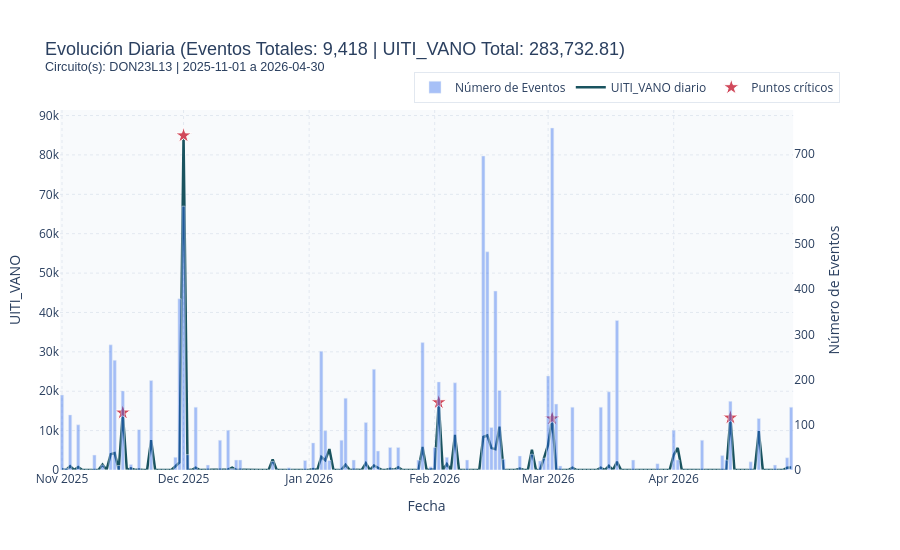

The code cell stored with this chart in its notebook:
### Code cell
fig_critical = plot_interactive_critical_points(
    daily_df,
    critical_points,
    selected_circuitos=selected_circuitos_effective,
    start_date=start_effective,
    end_date=end_effective,
)
fig_critical.show()

### Figure 1 — Plotly figure (JSON) as saved in the notebook; plotly's stock layout.template omitted (floating-point values rounded to 4 significant figures; data arrays with more than 128 entries replaced by an {"elided": "..."} marker saying what was removed)
{"data": [{"hovertemplate": "Fecha: %{x|%Y-%m-%d}<br>Eventos: %{y}<extra></extra>", "marker": {"color": "rgba(37, 99, 235, 0.4)"}, "name": "Número de Eventos", "type": "bar", "x": {"elided": "181 str values"}, "xaxis": "x", "y": {"elided": "181 int values"}, "yaxis": "y2"}, {"hovertemplate": "Fecha: %{x|%Y-%m-%d}<br>UITI_VANO: %{y:.2f}<extra></extra>", "line": {"color": "#19535F", "width": 2.5}, "mode": "lines", "name": "UITI_VANO diario", "type": "scatter", "x": {"elided": "181 str values"}, "xaxis": "x", "y": {"elided": "181 float values"}, "yaxis": "y"}, {"hovertemplate": "<b>Punto Crítico</b><br>Fecha: %{x|%Y-%m-%d}<br>UITI_VANO: %{y:.2f}<extra></extra>", "marker": {"color": "#D1495B", "line": {"color": "white", "width": 1}, "size": 12, "symbol": "star"}, "mode": "markers", "name": "Puntos críticos", "type": "scatter", "x": ["2025-11-16T00:00:00.000000", "2025-12-01T00:00:00.000000", "2026-02-02T00:00:00.000000", "2026-03-02T00:00:00.000000", "2026-04-15T00:00:00.000000"], "xaxis": "x", "y": [14560.0, 84930.0, 17180.0, 13070.0, 13290.0], "yaxis": "y"}], "layout": {"height": 550, "hovermode": "x unified", "legend": {"bgcolor": "rgba(255, 255, 255, 0.95)", "bordercolor": "#e2e8f0", "borderwidth": 1, "orientation": "h", "x": 1, "xanchor": "right", "y": 1.02, "yanchor": "bottom"}, "margin": {"b": 80, "l": 60, "r": 60, "t": 110}, "paper_bgcolor": "#ffffff", "plot_bgcolor": "#f8fafc", "title": {"font": {"family": "Arial, sans-serif", "size": 18}, "text": "Evolución Diaria (Eventos Totales: 9,418 | UITI_VANO Total: 283,732.81)<br><sup>Circuito(s): DON23L13 | 2025-11-01 a 2026-04-30</sup>"}, "xaxis": {"anchor": "y", "domain": [0, 0.94], "gridcolor": "#e2e8f0", "griddash": "dot", "showgrid": true, "title": {"text": "Fecha"}}, "yaxis": {"anchor": "x", "domain": [0, 1], "gridcolor": "#e2e8f0", "griddash": "dot", "rangemode": "tozero", "showgrid": true, "title": {"text": "UITI_VANO"}}, "yaxis2": {"anchor": "x", "overlaying": "y", "rangemode": "tozero", "showgrid": false, "side": "right", "title": {"text": "Número de Eventos"}}}}
